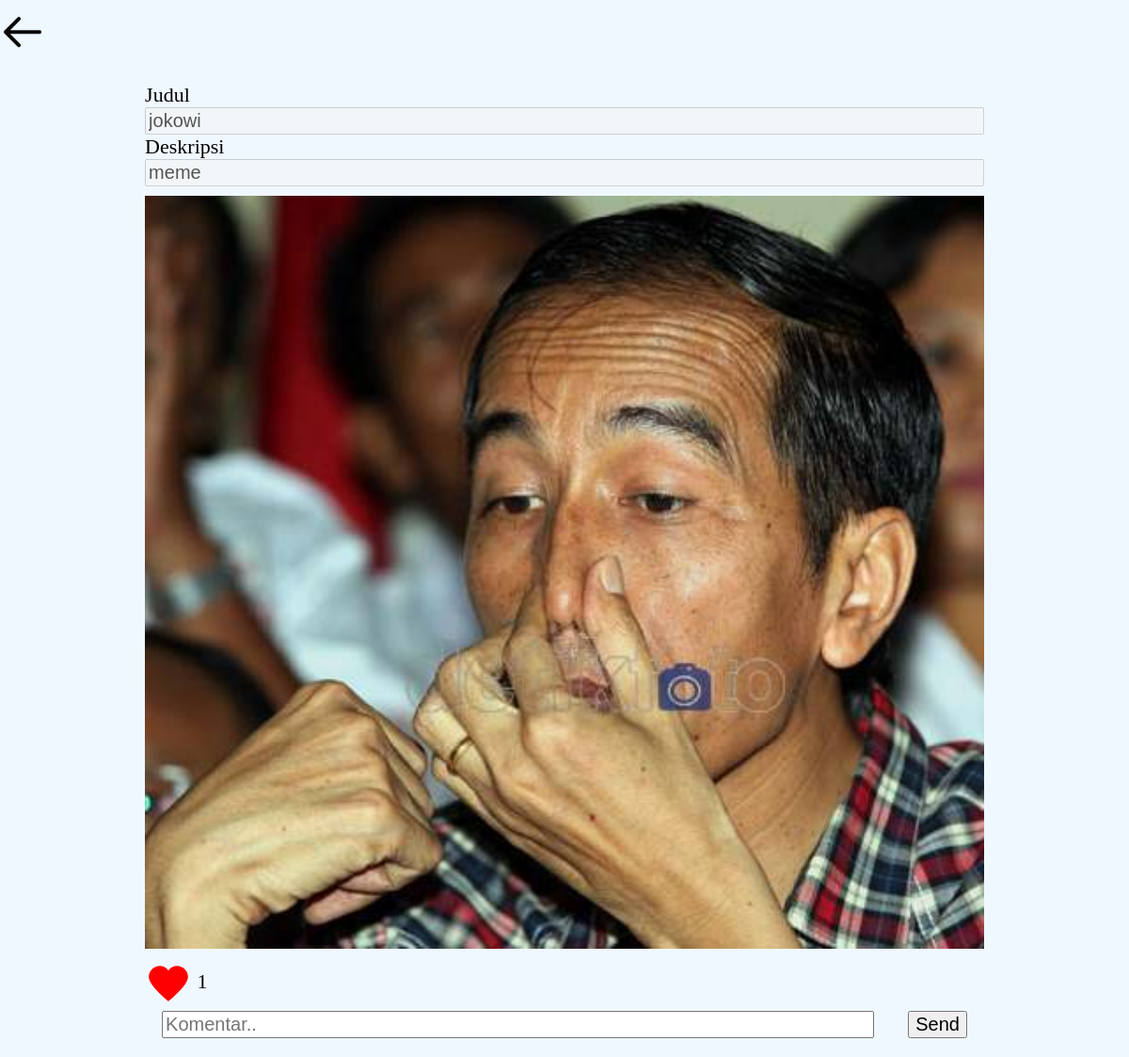
Page /komentar.php?fotoid=4 (signed in) on the committed database.
### tables this page shows
CREATE TABLE `foto` (
  `fotoid` int(11) NOT NULL,
  `judulfoto` varchar(255) NOT NULL,
  `deskripsifoto` text NOT NULL,
  `tanggalunggah` date NOT NULL,
  `lokasifile` varchar(255) NOT NULL,
  `albumid` int(11) NOT NULL,
  `userid` int(11) NOT NULL
);

### komentar.php (the view, shortened to what this page needs)
<!DOCTYPE html>
<html lang="en">
<head>
</head>
<body>
    <a href="index.php?"><img class="kiri" src="gambar/kanan.png" alt=""></a>
    <div class="container">
        <div class="item1 nav">
            <form action="tambah_komentar.php" method="post">
                <?php
                include "koneksi.php";
                $fotoid = $_GET['fotoid'];
                $sql = mysqli_query($conn, "select * from foto where fotoid='$fotoid'");
                while ($data = mysqli_fetch_array($sql)) {
                    ?>
                    <div class="luarnav">
                        <div class="isinav">
                            <label>Judul</label>
                            <input class="input1" type="text" disabled name="judulfoto" value="<?= $data['judulfoto'] ?>">
                            <label>Deskripsi</label>
                            <input class="input1" type="text" disabled name="deskripsifoto"
                                value="<?= $data['deskripsifoto'] ?>">
                            <div class="gambar">
                                <img src="gambar/<?= $data['lokasifile'] ?>" width="200px">
                            </div>
                            <label class="containerlove">
                                <a href="like.php?fotoid=<?= $data['fotoid'] ?> "><input type="checkbox">
                                    <svg id=" Layer_1" version="1.0" viewBox="0 0 24 24" xml:space="preserve"
                                        xmlns="http://www.w3.org/2000/svg" xmlns:xlink="http://www.w3.org/1999/xlink">
                                        <path
                                            d="M16.4,4C14.6,4,13,4.9,12,6.3C11,4.9,9.4,4,7.6,4C4.5,4,2,6.5,2,9.6C2,14,12,22,12,22s10-8,10-12.4C22,6.5,19.5,4,16.4,4z">
                                        </path>
                                    </svg>
                                    <?php
                                    $fotoid = $data['fotoid'];
                                    $sql2 = mysqli_query($conn, "select * from likefoto where fotoid='$fotoid'");
                                    echo mysqli_num_rows($sql2);
                                    ?>
                                </a>
                            </label>
                            <div class="isiinput">
                                <input class="input2" type="text" placeholder="Komentar.." name="isikomentar">
                                <input class="input3" type="submit" value="Send">
                            </div>
                        </div>
                    </div>
                    <?php
                }
                ?>
            </form>
        </div>
    </div>
</body>
</html>

### komentar.php (style rules this page uses)
html, body { margin: 0; padding: 0; background-color: aliceblue; }
.container { width: 100%; display: grid; grid-template-columns: repeat(auto-fit, 1fr); grid-template-areas: 'nav nav nav' 'header header header' 'about about about' 'gallery gallery gallery' 'contact contact contact' 'footer footer footer'; }
@media screen and (min-width: 667px) { .container { grid-template-areas: 'nav nav nav' 'header header header' 'about about about' 'gallery gallery gallery' 'contact contact contact' 'footer footer footer'; } }
.nav { grid-area: nav; background-color: aliceblue; }
.gambar { display: flex; justify-content: center; }
label { font-size: 22px; }
.isiinput { display: flex; justify-content: space-around; }
.isiinput .input3 { font-size: 20px; }
.isiinput .input2 { width: 84%; font-size: 20px; }
.input1 { font-size: 20px; }
.item1 { padding: 20px 10px 20px 10px; box-sizing: border-box; }
img { width: 100%; height: 800px; display: block; padding: 10px 0px 10px 0px; }
.isinav { display: flex; flex-direction: column; }
.luarnav { display: flex; justify-content: center; }
.containerlove a { text-decoration: none; color: black; }
.containerlove { display: block; position: relative; cursor: pointer; user-select: none; text-decoration: none; padding: 0px 0px 18px 0px; }
.containerlove a svg { position: relative; top: 0; left: 0; height: 50px; width: 50px; transition: all 0.3s; fill: red; margin: 0px 0px -18px 0px; }
.kiri { width: 48px; height: auto; }

### rows in the picture
foto: judulfoto "jokowi", deskripsifoto "meme", lokasifile (picture), mysqli_num_rows($sql2) "1"
